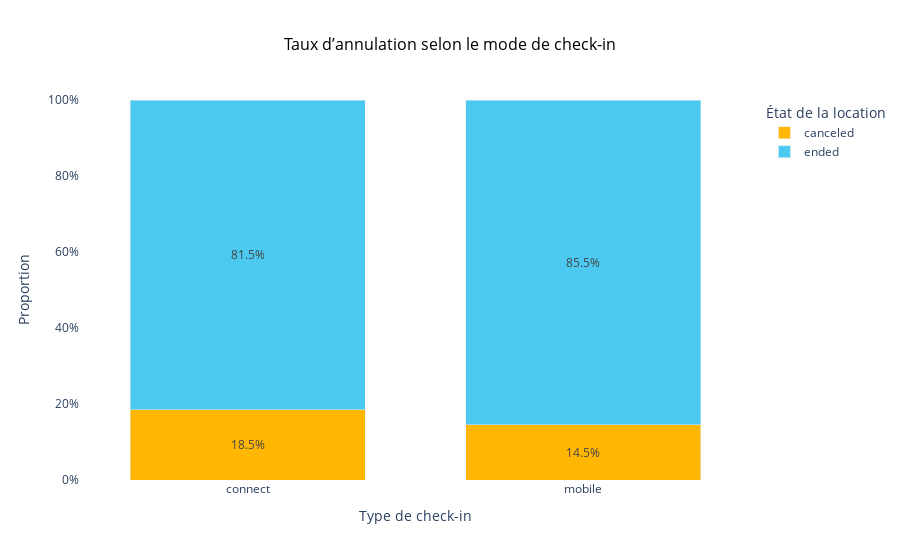

Notebook source saved alongside this figure:
### Code cell
# Rental status share by check-in type (cancellation vs ended)
counts = df.groupby(["checkin_type", "state"]).size().reset_index(name="count")

# Convert counts to within check-in type proportions
table = (
    counts.pivot(index="checkin_type", columns="state", values="count")
    .fillna(0)  
    .pipe(lambda x: x.div(x.sum(axis=1), axis=0))
    .reset_index()
)

# Long format for Plotly
df_long = table.melt(  
    id_vars="checkin_type",
    var_name="État de la location",
    value_name="Proportion"
)

color_map_duo = {
    "ended": "#4cc9f0",
    "canceled": "#ffb703"
}

fig = px.bar(
    df_long,
    x="checkin_type",
    y="Proportion",
    color="État de la location",
    color_discrete_map=color_map_duo,
    text=df_long["Proportion"].apply(lambda x: f"{x * 100:.1f}%"),
    barmode="stack",
    title="Taux d’annulation selon le mode de check-in"
)

fig.update_layout(
    title=dict(x=0.5, xanchor="center", font=dict(size=16, color="black")),
    xaxis_title="Type de check-in",
    yaxis_title="Proportion",
    legend_title="État de la location",
    plot_bgcolor="white",
    yaxis=dict(tickformat=".0%", range=[0, 1]),
    bargap=0.3
)

fig.update_traces(
    textposition="inside",
    insidetextanchor="middle",
    textfont_size=12
)

fig.show()

### Figure 1 — Plotly figure (JSON) as saved in the notebook; plotly's stock layout.template omitted (floating-point values rounded to 4 significant figures)
{"data": [{"hovertemplate": "État de la location=canceled<br>checkin_type=%{x}<br>Proportion=%{y}<br>text=%{text}<extra></extra>", "insidetextanchor": "middle", "legendgroup": "canceled", "marker": {"color": "#ffb703", "pattern": {"shape": ""}}, "name": "canceled", "orientation": "v", "showlegend": true, "text": ["18.5%", "14.5%"], "textfont": {"size": 12}, "textposition": "inside", "type": "bar", "x": ["connect", "mobile"], "xaxis": "x", "y": [0.1853, 0.1451], "yaxis": "y"}, {"hovertemplate": "État de la location=ended<br>checkin_type=%{x}<br>Proportion=%{y}<br>text=%{text}<extra></extra>", "insidetextanchor": "middle", "legendgroup": "ended", "marker": {"color": "#4cc9f0", "pattern": {"shape": ""}}, "name": "ended", "orientation": "v", "showlegend": true, "text": ["81.5%", "85.5%"], "textfont": {"size": 12}, "textposition": "inside", "type": "bar", "x": ["connect", "mobile"], "xaxis": "x", "y": [0.8147, 0.8549], "yaxis": "y"}], "layout": {"bargap": 0.3, "barmode": "stack", "legend": {"title": {"text": "État de la location"}, "tracegroupgap": 0}, "plot_bgcolor": "white", "title": {"font": {"color": "black", "size": 16}, "text": "Taux d’annulation selon le mode de check-in", "x": 0.5, "xanchor": "center"}, "xaxis": {"anchor": "y", "domain": [0, 1], "title": {"text": "Type de check-in"}}, "yaxis": {"anchor": "x", "domain": [0, 1], "range": [0, 1], "tickformat": ".0%", "title": {"text": "Proportion"}}}}
